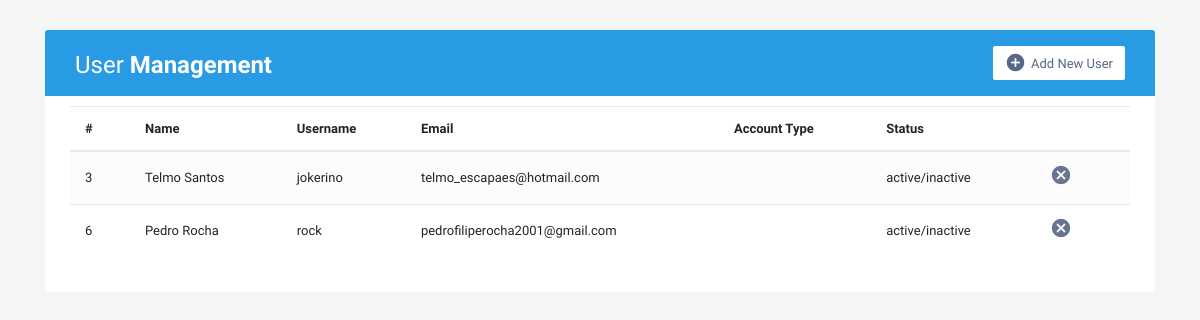
The page /mgmt.php (signed in) on the database its author committed.
### tables this page shows
CREATE TABLE `user` (
  `id` int(11) NOT NULL,
  `name` varchar(50) NOT NULL,
  `surname` varchar(50) NOT NULL,
  `email` varchar(50) NOT NULL,
  `username` varchar(50) NOT NULL,
  `password` varchar(300) NOT NULL,
  `avatar` blob NOT NULL,
  `code` varchar(50) NOT NULL,
  `token` varchar(50) NOT NULL,
  `status` tinyint(1) NOT NULL
);

### mgmt.php (the view, shortened to what this page needs)
<?php
  if (isset($_SESSION['user_email']) && isset($_SESSION['user_username'])) {
?>
<!DOCTYPE html>
<html lang="en">
<head>
<link rel="stylesheet" href="https://stackpath.bootstrapcdn.com/bootstrap/4.5.0/css/bootstrap.min.css">
<link rel="stylesheet" href="https://maxcdn.bootstrapcdn.com/font-awesome/4.7.0/css/font-awesome.min.css">
</head>
<body>
<div class="container-xl">
    <div class="table-responsive">
        <div class="table-wrapper">
            <div class="table-title">
                <div class="row">
                    <div class="col-sm-5">
                        <h2>User <b>Management</b></h2>
                    </div>
                    <div class="col-sm-7">
                        <a href="adduser.php" class="btn btn-secondary"><i class="material-icons">&#xE147;</i> <span>Add New User</span></a>
                    </div>
                </div>
            </div>
            <table class="table table-striped table-hover">
                <thead>
                    <tr>
                        <th>#</th>
                        <th>Name</th>
                        <th>Username</th>
                        <th>Email</th>
                        <th>Account Type</th>
                        <th>Status</th>
                        <th></th>
                    </tr>
                </thead>
                <tbody>
                    <?php
                    $conn = mysqli_connect("localhost", "root", "admin", "atw");
                    $sql= "SELECT * FROM `user`";
                    $result= $conn-> query($sql);
                    while ($row= $result-> fetch_assoc()){
                    ?>
                    <tr>
                    <td> <?php echo $row['id']; ?> </td>
                    <td> <?php echo $row['name'] .' ' . $row['surname']; ?> </td>
                    <td> <?php echo $row['username']; ?> </td>
                    <td> <?php echo $row['email']; ?> </td>
                    <td> <?php echo $row['accountType']; ?> </td>
                    <td> active/inactive </td>
                    <td>
                      <a href="delete.php?del=<?php echo $row['id']; ?>" class="del" title="Delete" data-toggle="tooltip"><i class="material-icons">&#xE5C9;</i></a>
                     </td>
                    <?php
                    }
                    ?>
                        </tr>
                </tbody>
            </table>
        </div>
    </div>
</div>
</body>
</html>
<?php
}else {
   header("location: login.php");
}
 ?>

### mgmt.php (style rules this page uses)
body { color: #566787; background: #f5f5f5; font-family: 'Varela Round', sans-serif; font-size: 13px; }
.table-responsive { margin: 30px 0; }
.table-wrapper { min-width: 1000px; background: #fff; padding: 20px 25px; border-radius: 3px; box-shadow: 0 1px 1px rgba(0,0,0,.05); }
.table-title { padding-bottom: 15px; background: #299be4; color: #fff; padding: 16px 30px; margin: -20px -25px 10px; border-radius: 3px 3px 0 0; }
.table-title h2 { margin: 5px 0 0; font-size: 24px; }
.table-title .btn { color: #566787; float: right; font-size: 13px; background: #fff; border: none; min-width: 50px; border-radius: 2px; border: none; outline: none !important; margin-left: 10px; }
.table-title .btn i { float: left; font-size: 21px; margin-right: 5px; }
.table-title .btn span { float: left; margin-top: 2px; }
table.table tr th, table.table tr td { border-color: #e9e9e9; padding: 12px 15px; vertical-align: middle; }
table.table tr th:first-child { width: 60px; }
table.table tr th:last-child { width: 100px; }
table.table-striped tbody tr:nth-of-type(odd) { background-color: #fcfcfc; }
table.table td:last-child i { opacity: 0.9; font-size: 22px; margin: 0 5px; }
table.table td a { font-weight: bold; color: #566787; display: inline-block; text-decoration: none; }
table.table td i { font-size: 19px; }

### rows shown on the page
user: id "3", name "Telmo", surname "Santos", username "jokerino", email "telmo_escapaes@hotmail.com"
user: id "6", name "Pedro", surname "Rocha", username "rock", email "pedrofiliperocha2001@gmail.com"
